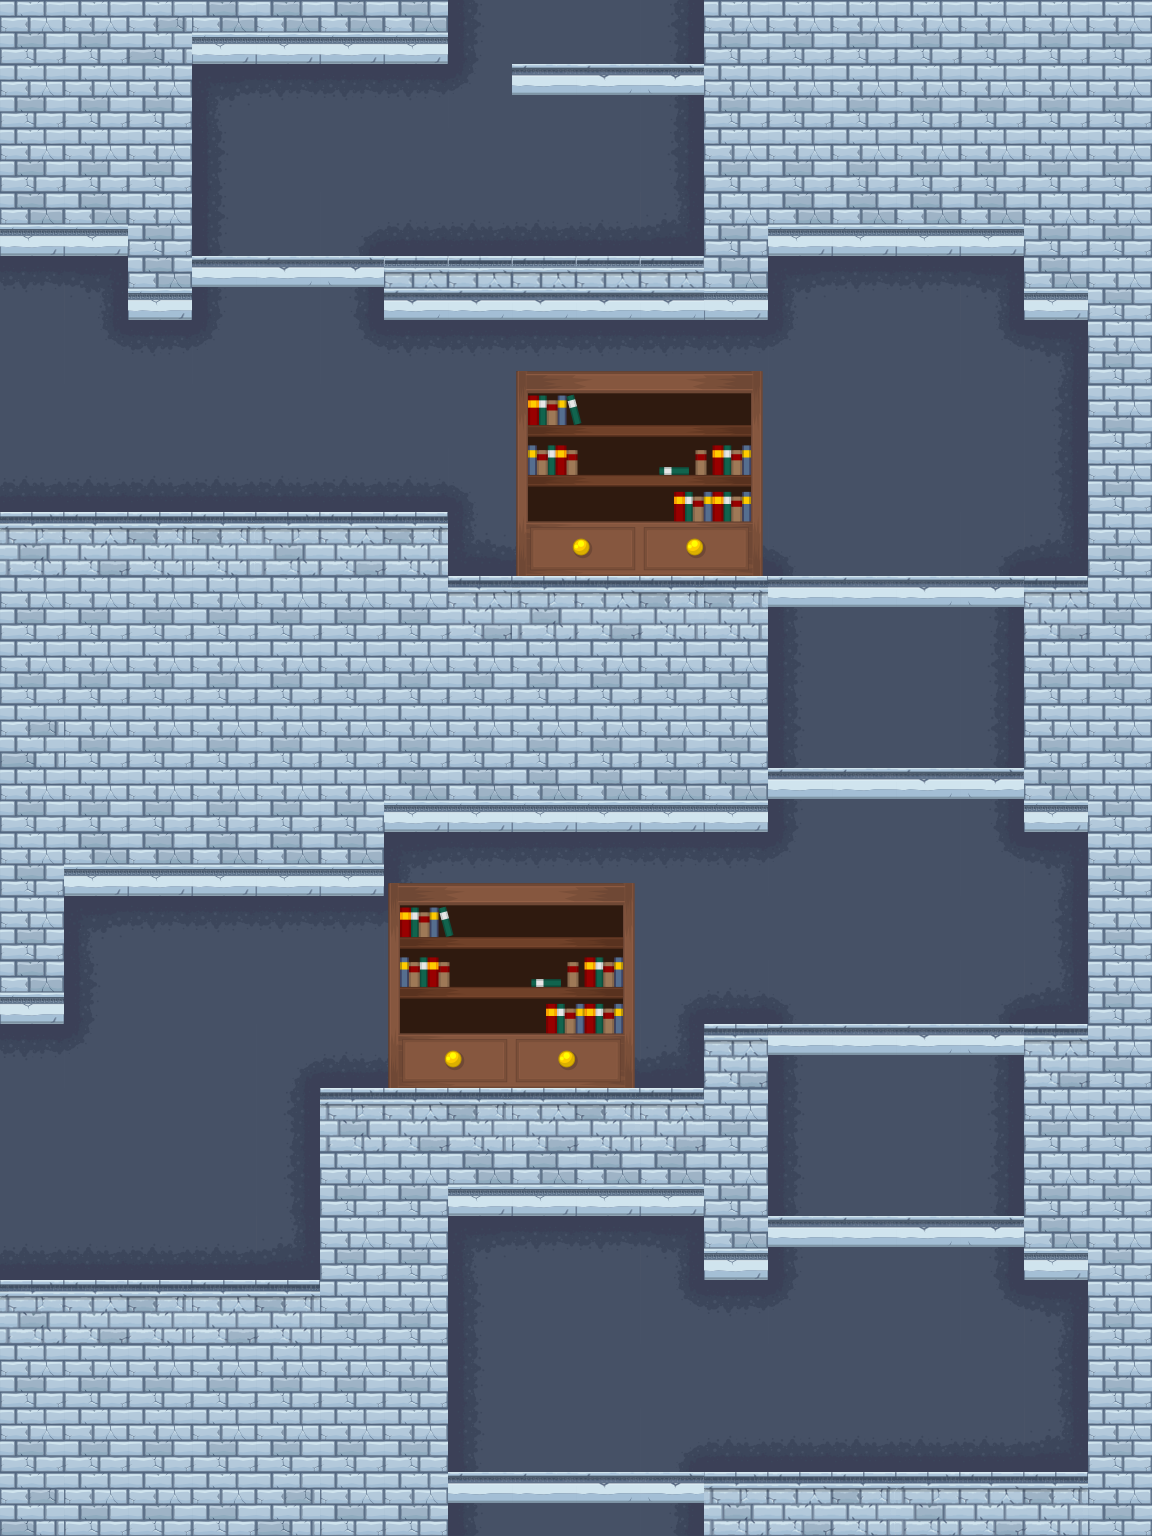

The image is a tile-based game level rendered from a .tmx file. Its description and complete source (layers, tilesets, objects, tile grids) follow:
An orthogonal 18x24 tile map with 64x64 px tiles, 2 tile layers (Слой тайлов 1, Слой тайлов 2), 2 tilesets and 23 objects.

<map version="1.0" orientation="orthogonal" renderorder="right-down" width="18" height="24" tilewidth="64" tileheight="64" nextobjectid="25">
 <properties>
  <property name="Down" value="Yes" />
  <property name="Height" value="1536" />
  <property name="Left" value="Yes" />
  <property name="Up" value="Yes" />
  <property name="Width" value="1152" />
 </properties>
 <tileset firstgid="1" name="tiles" tilewidth="64" tileheight="64" tilecount="105" columns="15">
  <image source="tiles.png" width="989" height="450" />
 </tileset>
 <tileset firstgid="106" name="items" tilewidth="64" tileheight="64" tilecount="400" columns="20">
  <image source="items.png" width="1280" height="1280" />
 </tileset>
 <layer name="Слой тайлов 1" width="18" height="24">
  <data encoding="csv">
19,19,20,64,64,64,64,24,25,25,26,19,19,19,19,19,19,19,
19,19,25,9,10,10,10,45,25,25,26,19,19,19,19,19,19,19,
19,19,25,24,25,25,25,25,25,25,26,19,19,19,19,19,19,19,
64,64,25,24,25,13,40,40,40,40,41,19,64,64,64,64,19,19,
10,11,64,24,25,26,79,79,79,79,79,64,9,10,10,11,64,19,
25,43,10,45,25,43,10,10,10,10,10,10,45,25,25,43,11,19,
25,25,25,25,25,25,25,25,25,25,25,25,25,25,25,25,26,19,
40,40,40,40,40,40,40,15,25,25,25,25,25,25,25,25,26,19,
3,4,5,5,3,4,5,39,40,40,40,40,15,25,25,13,41,19,
19,19,19,19,19,19,19,4,3,4,5,5,24,25,25,26,4,19,
19,19,19,19,19,19,19,19,19,19,19,19,24,25,25,26,19,19,
20,19,19,19,19,19,19,19,19,19,19,19,24,25,25,26,19,19,
19,19,19,19,19,19,64,64,64,64,64,64,24,25,25,26,64,19,
19,64,64,64,64,64,9,10,10,10,10,10,45,25,25,43,11,19,
19,9,10,10,10,10,45,25,25,25,25,25,25,25,25,25,26,19,
64,24,25,25,25,25,25,25,25,25,13,40,15,25,25,13,41,19,
10,45,25,25,13,40,40,40,40,40,41,4,24,25,25,26,4,19,
25,25,25,25,26,3,4,5,4,5,33,19,24,25,25,26,19,19,
25,25,25,25,26,19,19,64,64,64,64,19,24,25,25,26,19,19,
40,40,40,40,41,19,19,9,10,10,11,64,24,25,25,26,64,19,
3,4,5,4,5,19,19,24,25,25,43,10,45,25,25,43,11,19,
19,19,19,19,19,19,19,24,25,25,25,25,25,25,25,25,26,19,
19,19,19,19,19,19,19,24,25,25,13,40,40,40,40,40,41,19,
20,19,19,19,20,19,19,24,25,25,26,3,4,5,3,4,5,19
</data>
 </layer>
 <layer name="Слой тайлов 2" width="18" height="24">
  <data encoding="csv">
0,0,0,0,0,0,0,0,0,0,0,0,0,0,0,0,0,0,
0,0,19,0,0,0,0,0,103,104,105,0,0,0,0,0,0,0,
0,0,19,0,0,0,0,0,0,0,0,0,0,0,0,0,0,0,
0,0,19,0,0,0,0,0,0,0,0,0,0,0,0,0,0,0,
0,0,0,103,104,105,0,0,0,0,0,0,0,0,0,0,0,0,
0,0,0,0,0,0,0,0,292,293,294,295,0,0,0,0,0,0,
0,0,0,0,0,0,0,0,312,313,314,315,0,0,0,0,0,0,
0,0,0,0,0,0,0,0,332,333,334,335,0,0,0,0,0,0,
0,0,0,0,0,0,0,0,352,353,354,355,0,0,0,0,0,0,
0,0,0,0,0,0,0,0,0,0,0,0,103,103,104,105,0,0,
0,0,0,0,0,0,0,0,0,0,0,0,0,0,0,0,0,0,
0,0,0,0,0,0,0,0,0,0,0,0,0,0,0,0,0,0,
0,0,0,0,0,0,0,0,0,0,0,0,103,103,104,105,0,0,
0,0,0,0,0,0,292,293,294,295,0,0,0,0,0,0,0,0,
0,0,0,0,0,0,312,313,314,315,0,0,0,0,0,0,0,0,
0,0,0,0,0,0,332,333,334,335,0,0,0,0,0,0,0,0,
0,0,0,0,0,0,352,353,354,355,0,0,103,103,104,105,0,0,
0,0,0,0,0,0,0,0,0,0,4,0,0,0,0,0,0,0,
0,0,0,0,0,0,0,0,0,0,0,0,0,0,0,0,0,0,
0,0,0,0,0,0,0,0,0,0,0,0,103,103,104,105,0,0,
0,0,0,0,0,0,0,0,0,0,0,0,0,0,0,0,0,0,
0,0,0,0,0,0,0,0,0,0,0,0,0,0,0,0,0,0,
0,0,0,0,0,0,0,0,0,0,0,0,0,0,0,0,0,0,
0,0,0,0,0,0,0,103,103,104,105,0,0,0,0,0,0,0
</data>
 </layer>
 <objectgroup name="ground">
  <object id="1" x="704" y="1536">
   <polyline points="0,0 0,-64 384,-64 384,-256 320,-256 320,-512 384,-512 384,-704 320,-704 320,-960 384,-960 384,-1216 320,-1216 320,-1280 64,-1280 64,-1216 -320,-1216 -320,-1280 0,-1280 0,-1792 -256,-1792 -256,-1472 -512,-1472 -512,-1216 -576,-1216 -576,-1280 -896,-1280 -896,-1024 -256,-1024 -256,-960 64,-960 64,-704 -320,-704 -320,-640 -640,-640 -640,-512 -896,-512 -896,-256 -384,-256 -384,-448 0,-448 0,-512 64,-512 64,-256 0,-256 0,-320 -256,-320 -256,0" />
  </object>
 </objectgroup>
 <objectgroup name="platform">
  <object id="2" x="448" y="1472" width="253.674" height="27.656" />
  <object id="3" x="768" y="1216" width="256.994" height="29.3336" />
  <object id="5" x="768" y="1024" width="255.911" height="29.0701" />
  <object id="6" x="768" y="768" width="255.911" height="30.1338" />
  <object id="7" x="768" y="576" width="255.078" height="28.8488" />
  <object id="8" x="192" y="256" width="191.339" height="29.7619" />
  <object id="9" x="512" y="64" width="191.158" height="29.31" />
 </objectgroup>
 <objectgroup name="crateBarrel">
  <object id="10" x="192" y="1216" width="64" height="64" />
  <object id="11" x="960" y="960" width="64" height="64" />
  <object id="12" x="576" y="192" width="64" height="64" />
 </objectgroup>
 <objectgroup name="lighting">
  <object id="13" x="128" y="960" width="128" height="192" />
  <object id="14" x="832" y="320" width="128" height="192" />
 </objectgroup>
 <objectgroup name="window">
  <object id="15" x="512" y="1280" width="128" height="192" />
 </objectgroup>
 <objectgroup name="table">
  <object id="16" x="896" y="1408" width="128" height="64" />
  <object id="17" x="192" y="448" width="128" height="64" />
 </objectgroup>
 <objectgroup name="chair1">
  <object id="18" x="128" y="448" width="64" height="64" />
  <object id="19" x="832" y="1408" width="64" height="64" />
 </objectgroup>
 <objectgroup name="chair2">
  <object id="20" x="1024" y="1408" width="64" height="64" />
  <object id="21" x="320" y="448" width="64" height="64" />
 </objectgroup>
 <objectgroup name="vase">
  <object id="22" x="960" y="512" width="64" height="64" />
 </objectgroup>
 <objectgroup name="groundEnemy">
  <object id="23" x="576" y="512" width="64" height="64" />
  <object id="24" x="512" y="1024" width="64" height="64" />
 </objectgroup>
</map>
